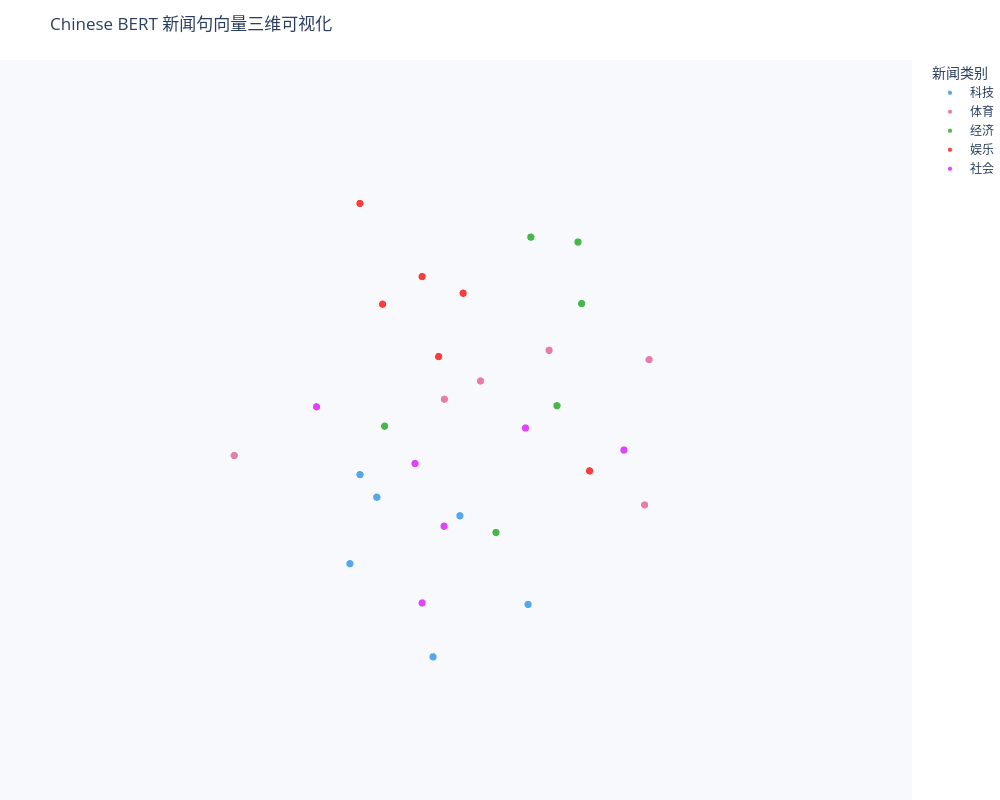

Source (notebook cell):
### Code cell
# Cell 6：Plotly 交互式三维可视化
import plotly.express as px

fig = px.scatter_3d(
    plot_df,
    x='x',
    y='y',
    z='z',
    color='category',
    hover_name='sentence',
    color_discrete_sequence=px.colors.qualitative.Dark24,
    title='Chinese BERT 新闻句向量三维可视化',
)

fig.update_traces(marker=dict(size=4.5, opacity=0.80, line=dict(width=0.3, color='white')))
fig.update_layout(
    width=1000,
    height=800,
    legend_title_text='新闻类别',
    scene=dict(
        xaxis=dict(visible=False),
        yaxis=dict(visible=False),
        zaxis=dict(visible=False),
        bgcolor='rgb(248, 249, 252)',
    ),
    paper_bgcolor='white',
    margin=dict(l=0, r=0, t=60, b=0),
)

fig.show()
fig.write_html('news_sentence_vec_3d.html')

### Figure 1 — Plotly figure (JSON) as saved in the notebook; plotly's stock layout.template omitted (floating-point values rounded to 4 significant figures)
{"data": [{"hovertemplate": "<b>%{hovertext}</b><br><br>category=科技<br>x=%{x}<br>y=%{y}<br>z=%{z}<extra></extra>", "hovertext": ["华为发布新一代人工智能芯片，性能大幅提升。", "SpaceX 成功发射了可重复使用的运载火箭。", "中国科学家在量子计算领域取得重大突破。", "苹果公司推出了搭载自研芯片的新款笔记本电脑。", "特斯拉展示了全自动驾驶技术的最新进展。", "微软宣布开源多款人工智能大模型工具。"], "legendgroup": "科技", "marker": {"color": "#2E91E5", "line": {"color": "white", "width": 0.3}, "opacity": 0.8, "size": 4.5, "symbol": "circle"}, "mode": "markers", "name": "科技", "scene": "scene", "showlegend": true, "type": "scatter3d", "x": [104.0, 121.8, 59.4, 142.5, 66.69, 143.8], "y": [-39.46, 72.15, 129.4, -14.39, 51.77, 32.85], "z": [-8.332, -149.1, -84.48, -76.42, -24.8, 30.52]}, {"hovertemplate": "<b>%{hovertext}</b><br><br>category=体育<br>x=%{x}<br>y=%{y}<br>z=%{z}<extra></extra>", "hovertext": ["中国女排在世界杯决赛中逆转夺冠。", "梅西带领球队夺得世界冠军奖杯。", "北京冬奥会开幕式精彩纷呈，获得世界好评。", "苏炳添在百米短跑中刷新了亚洲纪录。", "国足新帅上任后首战取得胜利。", "全红婵在跳水比赛中再次斩获金牌。"], "legendgroup": "体育", "marker": {"color": "#E15F99", "line": {"color": "white", "width": 0.3}, "opacity": 0.8, "size": 4.5, "symbol": "circle"}, "mode": "markers", "name": "体育", "scene": "scene", "showlegend": true, "type": "scatter3d", "x": [9.325, -79.95, -168.8, -158.0, 203.6, -92.82], "y": [-25.87, 148.5, 77.91, -37.6, -78.97, -75.68], "z": [36.15, -41.86, 47.8, 15.27, 45.3, -11.18]}, {"hovertemplate": "<b>%{hovertext}</b><br><br>category=经济<br>x=%{x}<br>y=%{y}<br>z=%{z}<extra></extra>", "hovertext": ["央行宣布下调存款准备金率以支持实体经济。", "A股三大指数集体上涨，成交量明显放大。", "国家统计局发布最新经济数据，增速稳中有升。", "多家银行下调房贷利率，提振楼市信心。", "人民币汇率保持基本稳定，跨境资金流动平稳。", "新能源汽车出口量再创新高。"], "legendgroup": "经济", "marker": {"color": "#1CA71C", "line": {"color": "white", "width": 0.3}, "opacity": 0.8, "size": 4.5, "symbol": "circle"}, "mode": "markers", "name": "经济", "scene": "scene", "showlegend": true, "type": "scatter3d", "x": [-154.7, -56.2, -39.08, -131.8, -63.28, 0.4535], "y": [-68.22, 73.43, -174.4, 7.867, 50.6, 36.35], "z": [135.0, 148.0, -92.16, 160.0, 30.68, -96.15]}, {"hovertemplate": "<b>%{hovertext}</b><br><br>category=娱乐<br>x=%{x}<br>y=%{y}<br>z=%{z}<extra></extra>", "hovertext": ["新上映的电影票房突破十亿元大关。", "知名歌手宣布将在全国举办巡回演唱会。", "真人版改编剧集上线后引发热议。", "某综艺节目收视率持续走高。", "实力派演员凭借新作获得最佳男主角奖。", "经典动画电影修复版重新上映。"], "legendgroup": "娱乐", "marker": {"color": "#FB0D0D", "line": {"color": "white", "width": 0.3}, "opacity": 0.8, "size": 4.5, "symbol": "circle"}, "mode": "markers", "name": "娱乐", "scene": "scene", "showlegend": true, "type": "scatter3d", "x": [28.34, -30.48, 78.86, -43.33, -136.7, 12.51], "y": [-31.84, -156.3, 39.89, -53.67, 44.7, -128.7], "z": [165.8, 73.1, 138.8, 117.2, -90.1, 199.2]}, {"hovertemplate": "<b>%{hovertext}</b><br><br>category=社会<br>x=%{x}<br>y=%{y}<br>z=%{z}<extra></extra>", "hovertext": ["多地上调最低工资标准，保障劳动者权益。", "暴雨天气导致部分城市出现内涝。", "社区开展义诊活动，居民纷纷点赞。", "警方破获一起电信网络诈骗案。", "大学生志愿服务队走进乡村支教。", "全国多地迎来降雪天气。"], "legendgroup": "社会", "marker": {"color": "#DA16FF", "line": {"color": "white", "width": 0.3}, "opacity": 0.8, "size": 4.5, "symbol": "circle"}, "mode": "markers", "name": "社会", "scene": "scene", "showlegend": true, "type": "scatter3d", "x": [6.114, -173.2, 60.14, 180.8, -28.32, -4.393], "y": [-73.61, -76.86, -161.1, 125.3, -66.92, 165.4], "z": [-67.08, -112.9, -12.23, 4.003, -170.3, 70.09]}], "layout": {"height": 800, "legend": {"title": {"text": "新闻类别"}, "tracegroupgap": 0}, "margin": {"b": 0, "l": 0, "r": 0, "t": 60}, "paper_bgcolor": "white", "scene": {"bgcolor": "rgb(248, 249, 252)", "domain": {"x": [0, 1], "y": [0, 1]}, "xaxis": {"title": {"text": "x"}, "visible": false}, "yaxis": {"title": {"text": "y"}, "visible": false}, "zaxis": {"title": {"text": "z"}, "visible": false}}, "title": {"text": "Chinese BERT 新闻句向量三维可视化"}, "width": 1000}}
